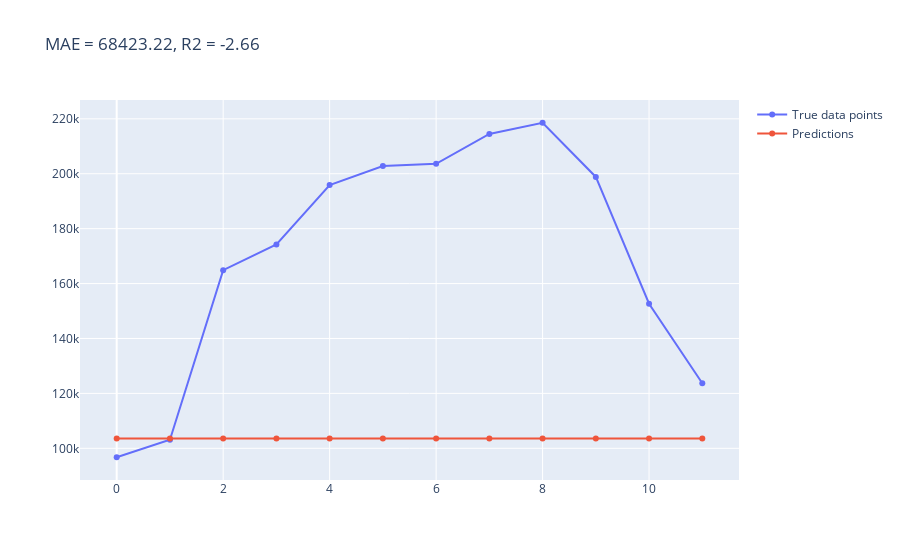

The cell this chart's notebook holds for it:
### Code cell
plot_test_vs_predictions(test
                         , 'cnt'
                         , 'pred1')

### Figure 1 — Plotly figure (JSON) as saved in the notebook; plotly's stock layout.template omitted (floating-point values rounded to 4 significant figures)
{"data": [{"name": "True data points", "type": "scatter", "y": [96744, 103137, 164875, 174224, 195865, 202830, 203607, 214503, 218573, 198841, 152664, 123713]}, {"name": "Predictions", "type": "scatter", "y": [103600.0, 103600.0, 103600.0, 103600.0, 103600.0, 103600.0, 103600.0, 103600.0, 103600.0, 103600.0, 103600.0, 103600.0]}], "layout": {"title": {"text": "MAE = 68423.22, R2 = -2.66"}}}
